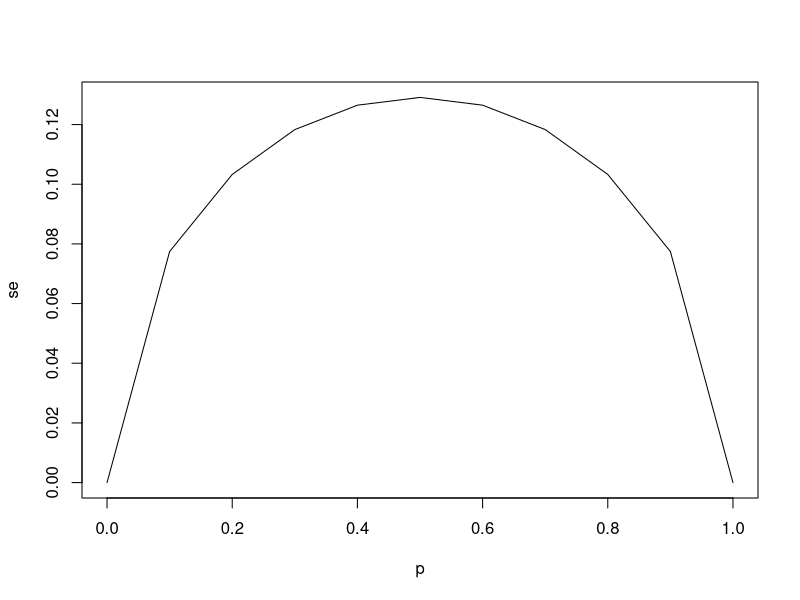

Write the R code that produced this figure. (Note: this script raises an error after producing the figure.)
## ---- chunk 1
p = seq(0, 1, 0.1)
p
n = 15
se = sqrt((p*(1-p))/n)
se
plot(p, se, type = "l")
## ---- chunk 2
x = c(15,10, 13,7, 9,8, 21,9,14,8)
y = c(15,14, 12,8,14,7, 16,10,15,12)
t.test(x, y, alt="less",var.equal=TRUE)
## ---- chunk 3
t.test(x, y, alt="less")
## ---- chunk 4
set.seed(123)  # reprodukovatelnost výpočtu

# Syntetická data znečištění PM2.5
prumysl = rnorm(30, mean = 35, sd = 8)  # Higher pollution levels
bydlení = rnorm(30, mean = 30, sd = 7)  # Lower pollution levels



# Vytvoreni data frame wide
air_quality_wide = data.frame(prumysl, bydlení)
# Vytvoreni data frame long
air_quality_long = stack(air_quality_wide)
# Změna jmen sloupců tabulky
names(air_quality_long) = c("PM2.5", "zona")


# Sumarizace dat
summary(air_quality_long)
boxplot(air_quality_long$PM2.5 ~ air_quality$zona)
## ---- chunk 5
t.test(prumysl, bydlení, var.equal = TRUE, alternative = "greater")
t.test(PM2.5 ~ zona, data = air_quality_long, var.equal = TRUE, alternative = "greater")
## ---- chunk 6
set.seed(123) 

# Simulovaná data hluku
pred <- rnorm(20, mean = 75, sd = 5)  
po <- pred - rnorm(20, mean = 3, sd = 2)  

# Vytvoreni data frame
hluk_data <- data.frame(pred, po)
boxplot(hluk_data)

summary(hluk_data)
## ---- chunk 7
t.test(pred, po, data = hluk_data, alternative = "greater", paired = TRUE)
## ---- chunk 8
# Lidé využívající autobusovou dopravu před a po zavedení slevy 
uziva_autobus = c(180, 250)
# Velikost vzorků: počet lidí dotazovaných před a po zavedení slevy 
vzorek <- c(500, 600)     # Total people surveyed
# proporční test na dvou vzorcích (two-sample proportion test)
prop.test(uziva_autobus, vzorek, alternative = "greater", conf.level = 0.95)
